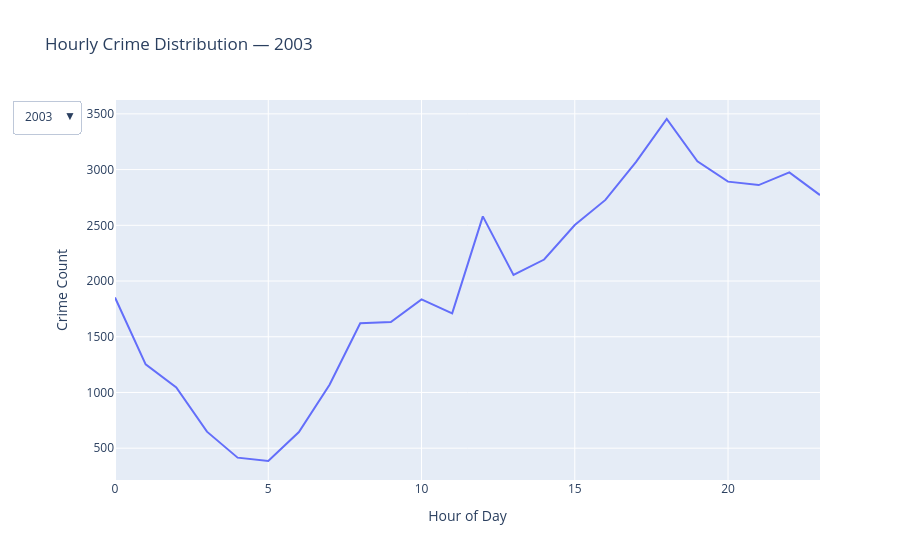

The code cell stored with this chart in its notebook:
### Code cell
import plotly.graph_objects as go

years = sorted(df_focus["Year"].unique())

fig = go.Figure()

for year in years:
    yearly = (
        df_focus[df_focus["Year"] == year]
        .groupby("Hour")
        .size()
        .reset_index(name="Count")
    )

    fig.add_trace(
        go.Scatter(
            x=yearly["Hour"],
            y=yearly["Count"],
            mode="lines",
            name=str(year),
            visible=(year == years[0])
        )
    )

buttons = []

for i, year in enumerate(years):
    visibility = [False] * len(years)
    visibility[i] = True

    buttons.append(
        dict(
            label=str(year),
            method="update",
            args=[{"visible": visibility},
                  {"title": f"Hourly Crime Distribution — {year}"}]
        )
    )

fig.update_layout(
    updatemenus=[
        dict(
            buttons=buttons,
            direction="down",
            showactive=True
        )
    ],
    title=f"Hourly Crime Distribution — {years[0]}",
    xaxis_title="Hour of Day",
    yaxis_title="Crime Count"
)

fig.show()

### Figure 1 — Plotly figure (JSON) as saved in the notebook; plotly's stock layout.template omitted (floating-point values rounded to 4 significant figures)
{"data": [{"mode": "lines", "name": "2003", "type": "scatter", "visible": true, "x": [0, 1, 2, 3, 4, 5, 6, 7, 8, 9, 10, 11, 12, 13, 14, 15, 16, 17, 18, 19, 20, 21, 22, 23], "y": [1852, 1252, 1045, 648, 415, 385, 645, 1069, 1621, 1632, 1835, 1710, 2580, 2054, 2193, 2502, 2728, 3069, 3454, 3074, 2892, 2861, 2975, 2771]}, {"mode": "lines", "name": "2004", "type": "scatter", "visible": false, "x": [0, 1, 2, 3, 4, 5, 6, 7, 8, 9, 10, 11, 12, 13, 14, 15, 16, 17, 18, 19, 20, 21, 22, 23], "y": [2004, 1253, 1033, 565, 390, 454, 637, 1084, 1622, 1622, 1824, 1821, 2359, 2151, 2288, 2449, 2542, 3102, 3583, 3133, 3086, 2962, 3138, 2967]}, {"mode": "lines", "name": "2005", "type": "scatter", "visible": false, "x": [0, 1, 2, 3, 4, 5, 6, 7, 8, 9, 10, 11, 12, 13, 14, 15, 16, 17, 18, 19, 20, 21, 22, 23], "y": [2047, 1360, 1133, 705, 500, 464, 705, 1196, 1763, 1760, 1874, 1865, 2565, 2136, 2213, 2369, 2551, 3128, 3537, 3372, 3136, 3050, 3115, 2933]}, {"mode": "lines", "name": "2006", "type": "scatter", "visible": false, "x": [0, 1, 2, 3, 4, 5, 6, 7, 8, 9, 10, 11, 12, 13, 14, 15, 16, 17, 18, 19, 20, 21, 22, 23], "y": [1704, 1135, 978, 598, 379, 404, 543, 823, 1230, 1390, 1532, 1522, 2206, 1817, 1898, 2116, 2197, 2521, 2956, 2777, 2516, 2443, 2581, 2504]}, {"mode": "lines", "name": "2007", "type": "scatter", "visible": false, "x": [0, 1, 2, 3, 4, 5, 6, 7, 8, 9, 10, 11, 12, 13, 14, 15, 16, 17, 18, 19, 20, 21, 22, 23], "y": [1656, 1155, 903, 542, 358, 350, 534, 765, 1110, 1328, 1406, 1523, 2063, 1730, 1941, 2042, 2119, 2468, 2790, 2566, 2426, 2239, 2405, 2225]}, {"mode": "lines", "name": "2008", "type": "scatter", "visible": false, "x": [0, 1, 2, 3, 4, 5, 6, 7, 8, 9, 10, 11, 12, 13, 14, 15, 16, 17, 18, 19, 20, 21, 22, 23], "y": [1745, 1095, 910, 553, 361, 357, 563, 781, 1134, 1285, 1459, 1636, 2111, 1902, 2048, 2126, 2224, 2516, 2782, 2600, 2330, 2087, 2144, 2140]}, {"mode": "lines", "name": "2009", "type": "scatter", "visible": false, "x": [0, 1, 2, 3, 4, 5, 6, 7, 8, 9, 10, 11, 12, 13, 14, 15, 16, 17, 18, 19, 20, 21, 22, 23], "y": [1686, 1102, 895, 527, 357, 273, 558, 746, 1028, 1171, 1330, 1438, 2028, 1751, 1889, 1971, 2132, 2345, 2766, 2515, 2248, 2137, 2148, 1982]}, {"mode": "lines", "name": "2010", "type": "scatter", "visible": false, "x": [0, 1, 2, 3, 4, 5, 6, 7, 8, 9, 10, 11, 12, 13, 14, 15, 16, 17, 18, 19, 20, 21, 22, 23], "y": [1590, 1041, 824, 472, 346, 281, 496, 706, 979, 1085, 1220, 1370, 1784, 1574, 1663, 1833, 1975, 2227, 2616, 2407, 2171, 1952, 2100, 1864]}, {"mode": "lines", "name": "2011", "type": "scatter", "visible": false, "x": [0, 1, 2, 3, 4, 5, 6, 7, 8, 9, 10, 11, 12, 13, 14, 15, 16, 17, 18, 19, 20, 21, 22, 23], "y": [1787, 1141, 907, 510, 333, 395, 536, 620, 1056, 1078, 1203, 1390, 1943, 1637, 1720, 1868, 2047, 2313, 2730, 2494, 2307, 2055, 2143, 1996]}, {"mode": "lines", "name": "2012", "type": "scatter", "visible": false, "x": [0, 1, 2, 3, 4, 5, 6, 7, 8, 9, 10, 11, 12, 13, 14, 15, 16, 17, 18, 19, 20, 21, 22, 23], "y": [1987, 1387, 920, 568, 345, 434, 610, 771, 1169, 1301, 1526, 1653, 2214, 1954, 2032, 2492, 2596, 2901, 3425, 3096, 2775, 2514, 2628, 2289]}, {"mode": "lines", "name": "2013", "type": "scatter", "visible": false, "x": [0, 1, 2, 3, 4, 5, 6, 7, 8, 9, 10, 11, 12, 13, 14, 15, 16, 17, 18, 19, 20, 21, 22, 23], "y": [2129, 1475, 1041, 668, 476, 424, 626, 887, 1282, 1601, 1831, 1983, 2473, 2304, 2402, 2593, 2730, 3214, 3776, 3564, 3286, 2935, 2845, 2515]}, {"mode": "lines", "name": "2014", "type": "scatter", "visible": false, "x": [0, 1, 2, 3, 4, 5, 6, 7, 8, 9, 10, 11, 12, 13, 14, 15, 16, 17, 18, 19, 20, 21, 22, 23], "y": [2055, 1435, 1083, 699, 445, 439, 590, 819, 1311, 1567, 1887, 2011, 2528, 2182, 2390, 2624, 2901, 3274, 4113, 3927, 3755, 3117, 3072, 2640]}, {"mode": "lines", "name": "2015", "type": "scatter", "visible": false, "x": [0, 1, 2, 3, 4, 5, 6, 7, 8, 9, 10, 11, 12, 13, 14, 15, 16, 17, 18, 19, 20, 21, 22, 23], "y": [2142, 1520, 1030, 730, 467, 484, 663, 967, 1470, 1860, 2313, 2449, 2960, 2551, 2545, 2859, 3159, 3644, 4627, 4517, 4068, 3447, 3231, 2813]}, {"mode": "lines", "name": "2016", "type": "scatter", "visible": false, "x": [0, 1, 2, 3, 4, 5, 6, 7, 8, 9, 10, 11, 12, 13, 14, 15, 16, 17, 18, 19, 20, 21, 22, 23], "y": [1968, 1502, 1041, 660, 472, 498, 737, 1018, 1535, 1735, 2149, 2428, 2730, 2539, 2678, 2722, 2971, 3541, 4116, 4017, 3646, 3093, 2761, 2500]}, {"mode": "lines", "name": "2017", "type": "scatter", "visible": false, "x": [0, 1, 2, 3, 4, 5, 6, 7, 8, 9, 10, 11, 12, 13, 14, 15, 16, 17, 18, 19, 20, 21, 22, 23], "y": [2330, 1608, 1069, 746, 522, 487, 716, 980, 1596, 1916, 2539, 2796, 3363, 2984, 2979, 3037, 3216, 3721, 4836, 4541, 4241, 3459, 3291, 2657]}, {"mode": "lines", "name": "2018", "type": "scatter", "visible": false, "x": [0, 1, 2, 3, 4, 5, 6, 7, 8, 9, 10, 11, 12, 13, 14, 15, 16, 17, 18, 19, 20, 21, 22, 23], "y": [3348, 1991, 1351, 939, 641, 719, 996, 1379, 2239, 2559, 3363, 3799, 4658, 4064, 4124, 4165, 4486, 5131, 6244, 5983, 5566, 4555, 3754, 3046]}, {"mode": "lines", "name": "2019", "type": "scatter", "visible": false, "x": [0, 1, 2, 3, 4, 5, 6, 7, 8, 9, 10, 11, 12, 13, 14, 15, 16, 17, 18, 19, 20, 21, 22, 23], "y": [2828, 1603, 1058, 671, 528, 564, 789, 1150, 1785, 2194, 2804, 3093, 3611, 3126, 3233, 3416, 3332, 4045, 4558, 4515, 4276, 3438, 2933, 2325]}, {"mode": "lines", "name": "2020", "type": "scatter", "visible": false, "x": [0, 1, 2, 3, 4, 5, 6, 7, 8, 9, 10, 11, 12, 13, 14, 15, 16, 17, 18, 19, 20, 21, 22, 23], "y": [2343, 1090, 857, 717, 564, 575, 636, 908, 1410, 1470, 1890, 2137, 2953, 2442, 2337, 2526, 2647, 2918, 3042, 2632, 2484, 2136, 1955, 1580]}, {"mode": "lines", "name": "2021", "type": "scatter", "visible": false, "x": [0, 1, 2, 3, 4, 5, 6, 7, 8, 9, 10, 11, 12, 13, 14, 15, 16, 17, 18, 19, 20, 21, 22, 23], "y": [2225, 1144, 822, 751, 594, 577, 768, 914, 1515, 1847, 2286, 3200, 3779, 2920, 2922, 3051, 3030, 3770, 3899, 3414, 2858, 2354, 1979, 1639]}, {"mode": "lines", "name": "2022", "type": "scatter", "visible": false, "x": [0, 1, 2, 3, 4, 5, 6, 7, 8, 9, 10, 11, 12, 13, 14, 15, 16, 17, 18, 19, 20, 21, 22, 23], "y": [2646, 1553, 1370, 1157, 942, 904, 1046, 1234, 1840, 2103, 2930, 3476, 3935, 2925, 2843, 2961, 3076, 3627, 3884, 3455, 3236, 2449, 2242, 1878]}, {"mode": "lines", "name": "2023", "type": "scatter", "visible": false, "x": [0, 1, 2, 3, 4, 5, 6, 7, 8, 9, 10, 11, 12, 13, 14, 15, 16, 17, 18, 19, 20, 21, 22, 23], "y": [2697, 1190, 938, 826, 643, 571, 707, 873, 1557, 1966, 2759, 3274, 3811, 3007, 2903, 3082, 3285, 3611, 3877, 3452, 3141, 2607, 2337, 1844]}, {"mode": "lines", "name": "2024", "type": "scatter", "visible": false, "x": [0, 1, 2, 3, 4, 5, 6, 7, 8, 9, 10, 11, 12, 13, 14, 15, 16, 17, 18, 19, 20, 21, 22, 23], "y": [2216, 1044, 827, 679, 552, 482, 547, 709, 1251, 1427, 1730, 1958, 2474, 2046, 2117, 2289, 2480, 2683, 2596, 2281, 2209, 1943, 1724, 1463]}, {"mode": "lines", "name": "2025", "type": "scatter", "visible": false, "x": [0, 1, 2, 3, 4, 5, 6, 7, 8, 9, 10, 11, 12, 13, 14, 15, 16, 17, 18, 19, 20, 21, 22, 23], "y": [1844, 858, 661, 531, 448, 398, 410, 600, 1112, 1064, 1347, 1364, 1807, 1598, 1616, 1751, 1773, 1860, 1898, 1742, 1436, 1364, 1234, 1141]}], "layout": {"title": {"text": "Hourly Crime Distribution — 2003"}, "updatemenus": [{"buttons": [{"args": [{"visible": [true, false, false, false, false, false, false, false, false, false, false, false, false, false, false, false, false, false, false, false, false, false, false]}, {"title": "Hourly Crime Distribution — 2003"}], "label": "2003", "method": "update"}, {"args": [{"visible": [false, true, false, false, false, false, false, false, false, false, false, false, false, false, false, false, false, false, false, false, false, false, false]}, {"title": "Hourly Crime Distribution — 2004"}], "label": "2004", "method": "update"}, {"args": [{"visible": [false, false, true, false, false, false, false, false, false, false, false, false, false, false, false, false, false, false, false, false, false, false, false]}, {"title": "Hourly Crime Distribution — 2005"}], "label": "2005", "method": "update"}, {"args": [{"visible": [false, false, false, true, false, false, false, false, false, false, false, false, false, false, false, false, false, false, false, false, false, false, false]}, {"title": "Hourly Crime Distribution — 2006"}], "label": "2006", "method": "update"}, {"args": [{"visible": [false, false, false, false, true, false, false, false, false, false, false, false, false, false, false, false, false, false, false, false, false, false, false]}, {"title": "Hourly Crime Distribution — 2007"}], "label": "2007", "method": "update"}, {"args": [{"visible": [false, false, false, false, false, true, false, false, false, false, false, false, false, false, false, false, false, false, false, false, false, false, false]}, {"title": "Hourly Crime Distribution — 2008"}], "label": "2008", "method": "update"}, {"args": [{"visible": [false, false, false, false, false, false, true, false, false, false, false, false, false, false, false, false, false, false, false, false, false, false, false]}, {"title": "Hourly Crime Distribution — 2009"}], "label": "2009", "method": "update"}, {"args": [{"visible": [false, false, false, false, false, false, false, true, false, false, false, false, false, false, false, false, false, false, false, false, false, false, false]}, {"title": "Hourly Crime Distribution — 2010"}], "label": "2010", "method": "update"}, {"args": [{"visible": [false, false, false, false, false, false, false, false, true, false, false, false, false, false, false, false, false, false, false, false, false, false, false]}, {"title": "Hourly Crime Distribution — 2011"}], "label": "2011", "method": "update"}, {"args": [{"visible": [false, false, false, false, false, false, false, false, false, true, false, false, false, false, false, false, false, false, false, false, false, false, false]}, {"title": "Hourly Crime Distribution — 2012"}], "label": "2012", "method": "update"}, {"args": [{"visible": [false, false, false, false, false, false, false, false, false, false, true, false, false, false, false, false, false, false, false, false, false, false, false]}, {"title": "Hourly Crime Distribution — 2013"}], "label": "2013", "method": "update"}, {"args": [{"visible": [false, false, false, false, false, false, false, false, false, false, false, true, false, false, false, false, false, false, false, false, false, false, false]}, {"title": "Hourly Crime Distribution — 2014"}], "label": "2014", "method": "update"}, {"args": [{"visible": [false, false, false, false, false, false, false, false, false, false, false, false, true, false, false, false, false, false, false, false, false, false, false]}, {"title": "Hourly Crime Distribution — 2015"}], "label": "2015", "method": "update"}, {"args": [{"visible": [false, false, false, false, false, false, false, false, false, false, false, false, false, true, false, false, false, false, false, false, false, false, false]}, {"title": "Hourly Crime Distribution — 2016"}], "label": "2016", "method": "update"}, {"args": [{"visible": [false, false, false, false, false, false, false, false, false, false, false, false, false, false, true, false, false, false, false, false, false, false, false]}, {"title": "Hourly Crime Distribution — 2017"}], "label": "2017", "method": "update"}, {"args": [{"visible": [false, false, false, false, false, false, false, false, false, false, false, false, false, false, false, true, false, false, false, false, false, false, false]}, {"title": "Hourly Crime Distribution — 2018"}], "label": "2018", "method": "update"}, {"args": [{"visible": [false, false, false, false, false, false, false, false, false, false, false, false, false, false, false, false, true, false, false, false, false, false, false]}, {"title": "Hourly Crime Distribution — 2019"}], "label": "2019", "method": "update"}, {"args": [{"visible": [false, false, false, false, false, false, false, false, false, false, false, false, false, false, false, false, false, true, false, false, false, false, false]}, {"title": "Hourly Crime Distribution — 2020"}], "label": "2020", "method": "update"}, {"args": [{"visible": [false, false, false, false, false, false, false, false, false, false, false, false, false, false, false, false, false, false, true, false, false, false, false]}, {"title": "Hourly Crime Distribution — 2021"}], "label": "2021", "method": "update"}, {"args": [{"visible": [false, false, false, false, false, false, false, false, false, false, false, false, false, false, false, false, false, false, false, true, false, false, false]}, {"title": "Hourly Crime Distribution — 2022"}], "label": "2022", "method": "update"}, {"args": [{"visible": [false, false, false, false, false, false, false, false, false, false, false, false, false, false, false, false, false, false, false, false, true, false, false]}, {"title": "Hourly Crime Distribution — 2023"}], "label": "2023", "method": "update"}, {"args": [{"visible": [false, false, false, false, false, false, false, false, false, false, false, false, false, false, false, false, false, false, false, false, false, true, false]}, {"title": "Hourly Crime Distribution — 2024"}], "label": "2024", "method": "update"}, {"args": [{"visible": [false, false, false, false, false, false, false, false, false, false, false, false, false, false, false, false, false, false, false, false, false, false, true]}, {"title": "Hourly Crime Distribution — 2025"}], "label": "2025", "method": "update"}], "direction": "down", "showactive": true}], "xaxis": {"title": {"text": "Hour of Day"}}, "yaxis": {"title": {"text": "Crime Count"}}}}
